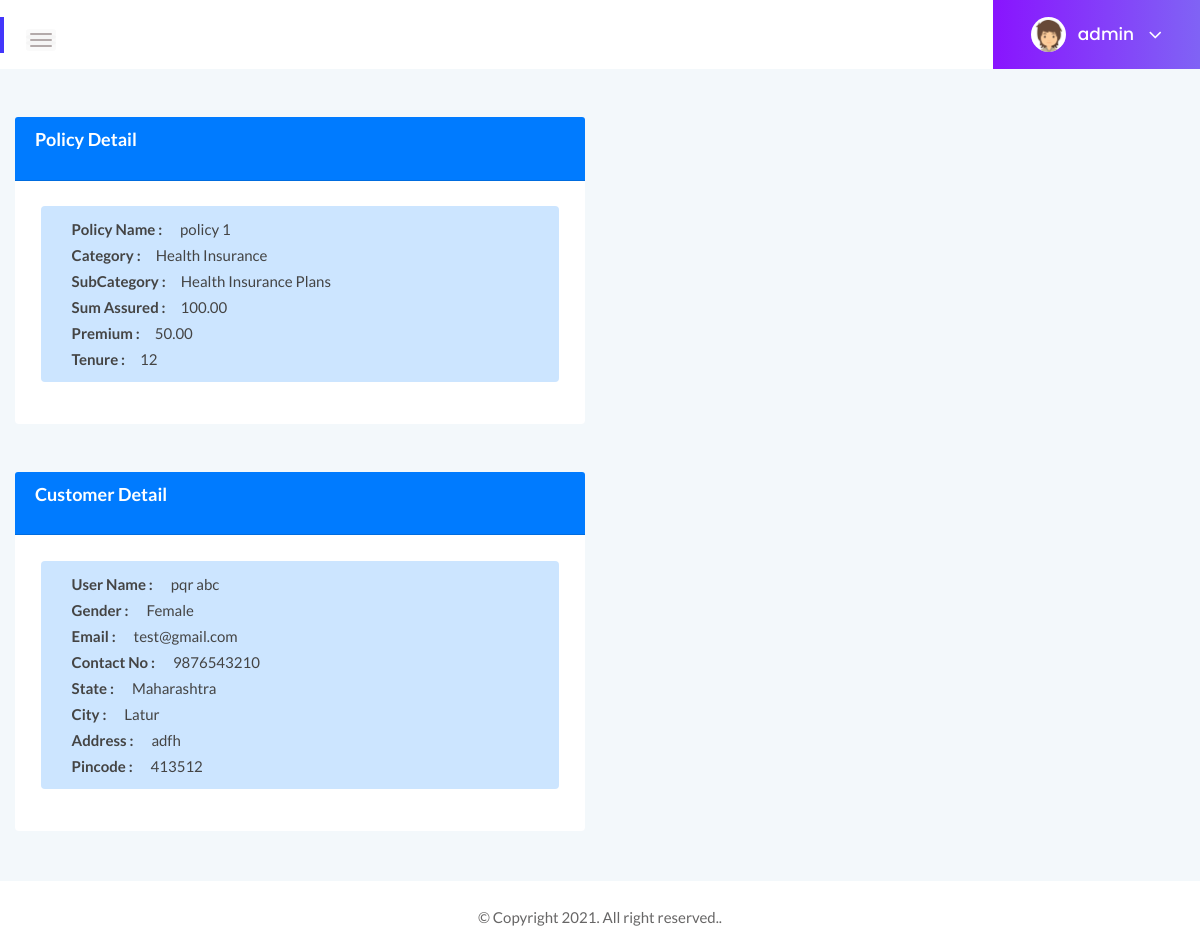
/admin/customerpolicydetail.php?id=3 (signed in), run on the app's committed database.
### tables this page shows
CREATE TABLE `policies` (
  `policy_id` int(11) NOT NULL,
  `policy_name` varchar(150) NOT NULL,
  `category_id` int(11) NOT NULL,
  `subcategory_id` int(11) NOT NULL,
  `sum_assured` decimal(12,2) NOT NULL,
  `premium` decimal(12,2) NOT NULL,
  `tenure` int(11) NOT NULL
);

CREATE TABLE `categories` (
  `category_id` int(11) NOT NULL,
  `category_name` varchar(100) NOT NULL
);

CREATE TABLE `subcategories` (
  `subcategory_id` int(11) NOT NULL,
  `category_id` int(11) NOT NULL,
  `subcategory_name` varchar(100) NOT NULL
);

CREATE TABLE `customers` (
  `customer_id` int(11) NOT NULL,
  `first_name` varchar(50) NOT NULL,
  `last_name` varchar(50) NOT NULL,
  `gender` varchar(6) NOT NULL,
  `contact_no` varchar(15) NOT NULL,
  `email_id` varchar(100) NOT NULL,
  `password` varchar(20) NOT NULL,
  `state_id` int(11) NOT NULL,
  `city_id` int(11) NOT NULL,
  `address` varchar(300) DEFAULT NULL,
  `pincode` varchar(6) DEFAULT NULL
);

CREATE TABLE `states` (
  `state_id` int(11) NOT NULL,
  `state_name` varchar(100) NOT NULL
);

CREATE TABLE `cities` (
  `city_id` int(11) NOT NULL,
  `state_id` int(11) NOT NULL,
  `city_name` varchar(100) NOT NULL
);

### admin/customerpolicydetail.php (the view, shortened to what this page needs)
<?php include "header.php";?>
<div class="main-content-inner">
    <div class="row ">
        <div class="col-md-6">
            <div class="card mt-5">
                <div class="card-header bg-primary   ">
                    <h4 class="header-title  text-white">Policy Detail</h4>
                </div>
                <?php
if (isset($_GET['id'])) { ?>
                <div class="card-body ">
                <?php
    $con = mysqli_connect(db_host, db_user, db_password, db_name);
    $customer_policy_id = $_GET['id'];
    $policy_sql = "SELECT policies.*,subcategories.subcategory_name,categories.category_name,customer_policies.status,customer_policies.customer_id,
    customer_policies.customer_policy_id,customers.*,state_name,city_name  FROM policies
    inner join customer_policies on policies.policy_id=customer_policies.policy_id
    inner join customers on customer_policies.customer_id=customers.customer_id
    inner join states on customers.state_id=states.state_id
    inner join cities on customers.city_id=cities.city_id
    inner join subcategories on policies.subcategory_id=subcategories.subcategory_id
    inner join categories on subcategories.category_id=categories.category_id
    WHERE  customer_policy_id=" . $customer_policy_id . " limit 1";
    $policy_result = mysqli_query($con, $policy_sql);
    $policy_row = mysqli_fetch_assoc($policy_result);
    echo '<div class="alert alert-primary">
    <p><b class="col-md-4">Policy Name :</b> ' . $policy_row["policy_name"] . '</p>
    <p><b class="col-md-4">Category :</b>' . $policy_row["category_name"] . '</p>
    <p><b class="col-md-4">SubCategory :</b>' . $policy_row["subcategory_name"] . '</p>
    <p><b class="col-md-4">Sum Assured :</b>' . $policy_row["sum_assured"] . '</p>
    <p><b class="col-md-4">Premium :</b>' . $policy_row["premium"] . '</p>
    <p><b class="col-md-4">Tenure :</b>' . $policy_row["tenure"] . '</p>
  </div>';
?>
                </div>
                </div>
                <div class="card mt-5">
        <div class="card-header bg-primary  ">
                    <h4 class="header-title  text-white">Customer Detail</h4>
                </div>
        <div class="card-body ">
        <?php
         echo '<div class="alert alert-primary">
         <p><b class="col-md-4">User Name :</b> ' . $policy_row["last_name"] ." ".$policy_row["first_name"] . '</p>
         <p><b class="col-md-4">Gender :</b> ' . $policy_row["gender"] . '</p>
         <p><b class="col-md-4">Email :</b> ' . $policy_row["email_id"] . '</p>
         <p><b class="col-md-4">Contact No :</b> ' . $policy_row["contact_no"] . '</p>
         <p><b class="col-md-4">State :</b> ' . $policy_row["state_name"] . '</p>
         <p><b class="col-md-4">City :</b> ' . $policy_row["city_name"] . '</p>
         <p><b class="col-md-4">Address :</b> ' . $policy_row["address"] . '</p>
         <p><b class="col-md-4">Pincode :</b> ' . $policy_row["pincode"] . '</p>
         </div>';
        ?>
        </div>
        <?php
}
?>
        </div>
        </div>
    </div>
</div>
<?php include "footer.php";?>

### admin/header.php (shortened to what this page needs)
<!doctype html>
<html class="no-js" lang="en">
<head>
    <link rel="stylesheet" href="../assets/css/bootstrap.min.css">
    <link rel="stylesheet" href="../assets/css/font-awesome.min.css">
    <link rel="stylesheet" href="../assets/css/themify-icons.css">
    <link rel="stylesheet" href="../assets/css/metisMenu.css">
    <link rel="stylesheet" href="../assets/css/owl.carousel.min.css">
    <link rel="stylesheet" href="../assets/css/slicknav.min.css">
    <link rel="stylesheet" type="text/css" href="../assets/css/datatables.min.css" />
    <link rel="stylesheet" href="../assets/css/typography.css">
    <link rel="stylesheet" href="../assets/css/default-css.css">
    <link rel="stylesheet" href="../assets/css/styles.css">
    <link rel="stylesheet" href="../assets/css/responsive.css">
</head>
<body>
    <div class="page-container">
        <div class="main-content">
            <div class="page-title-area">
                <div class="row align-items-center">
                    <div class="col-md-6 col-sm-8 clearfix">
                        <div class="nav-btn pull-left">
                            <span></span>
                            <span></span>
                            <span></span>
                        </div>
                    </div>
                    <div class="col-sm-6 clearfix">
                        <div class="user-profile pull-right">
                            <img class="avatar user-thumb" src="../assets/images/author/avatar.png" alt="avatar">
                            <h4 class="user-name dropdown-toggle" data-toggle="dropdown">
                                <?php echo $_SESSION['first_name'];?> <i class="fa fa-angle-down"></i></h4>
                        </div>
                    </div>
                </div>
            </div>

### admin/footer.php (shortened to what this page needs)
</div>
   <footer>
       <div class="footer-area">
           <p>© Copyright 2021. All right reserved..</p>
       </div>
   </footer>
   </div>
   </body>
   </html>

### assets/css/styles.css (style rules this page uses)
.page-container { width: 100%; height: 100%; min-height: 100vh; padding-left: 280px; -webkit-transition: padding-left 0.3s ease 0s; transition: padding-left 0.3s ease 0s; }
.sbar_collapsed.page-container { padding-left: 0; }
.card { border: none; border-radius: 4px; background-color: #fff; -webkit-transition: all 0.3s ease 0s; transition: all 0.3s ease 0s; }
.card-body { padding: 25.6px; padding: 1.6rem; }
.main-content { width: 100%; background: #F3F8FB; }
.main-content-inner { padding: 0 30px 50px; }
.nav-btn { margin: 10px 30px 0 0; cursor: pointer; }
.nav-btn span { display: block; width: 22px; height: 2px; background: #b3aaaa; margin: 4px 0; border-radius: 15px; -webkit-transition: all 0.3s ease 0s; transition: all 0.3s ease 0s; box-shadow: 0 0 0 4px rgba(99, 96, 96, 0.03); }
.nav-btn span:nth-child(2) { opacity: 0; }
.nav-btn span:first-child { -webkit-transform: rotate(45deg)translate(5px, 5px); transform: rotate(45deg)translate(5px, 5px); }
.nav-btn span:last-child { -webkit-transform: rotate(-45deg)translate(3px, -3px); transform: rotate(-45deg)translate(3px, -3px); }
.sbar_collapsed .nav-btn span { transform: none; opacity: 1; }
.page-title-area { padding: 0 30px; background: #fff; position: relative; }
.page-title-area:before { content: ''; position: absolute; left: 0; top: 50%; width: 4px; height: 36px; background: var(--primary-color); -webkit-transform: translateY(-50%); transform: translateY(-50%); }
.user-profile { margin-right: -30px; display: -webkit-box; display: -ms-flexbox; display: flex; -webkit-box-align: center; -ms-flex-align: center; align-items: center; -ms-flex-wrap: wrap; flex-wrap: wrap; background: -webkit-linear-gradient(left, #8914fe 0%, #8063f5 100%); background: linear-gradient(to right, #8914fe 0%, #8063f5 100%); padding: 17px 38px; position: relative; }
.user-profile img.avatar { height: 35px; width: 35px; border-radius: 50%; margin-right: 12px; }
.user-name { font-size: 17px; font-weight: 500; color: #fff; letter-spacing: 0; cursor: pointer; -webkit-user-select: none; -moz-user-select: none; -ms-user-select: none; user-select: none; }
.user-name i { margin-left: 10px; font-size: 21px; vertical-align: middle; position: relative; }
.notification-area .dropdown-toggle, .user-name.dropdown-toggle { position: relative; }
.notification-area .dropdown-toggle:after, .user-name.dropdown-toggle:after { display: none; }
.header-title { font-family: 'Lato', sans-serif; font-size: 18px; font-weight: 600; letter-spacing: 0; color: #333; text-transform: capitalize; margin-bottom: 17px; }
.footer-area { text-align: center; padding: 23px 0 19px; background: #fff; }
.footer-area p { color: #676666; margin-bottom: 0; }
.alert { letter-spacing: 0; font-size: 13px; border: none; padding: 10px 16px; }

### data on the page
policies: policy_name "policy 1", category.category_name "Health Insurance", subcategory.subcategory_name "Health Insurance Plans", sum_assured "100.00", premium "50.00", tenure "12", customers.last_name "pqr", customers.first_name "abc", customers.gender "Female", customers.email_id "test@gmail.com", customers.contact_no "9876543210", states.state_name "Maharashtra", cities.city_name "Latur", customers.address "adfh", customers.pincode "413512"

### other printed values
$_SESSION['first_name'] "admin"
